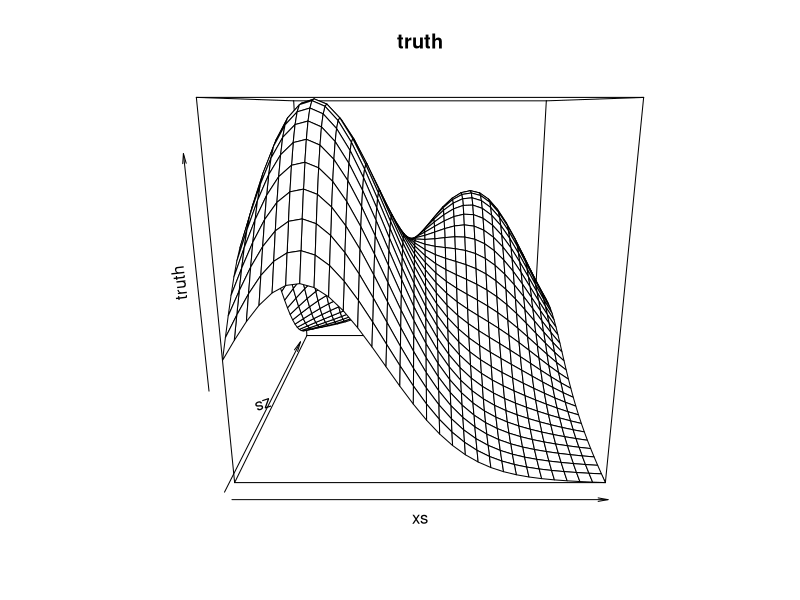
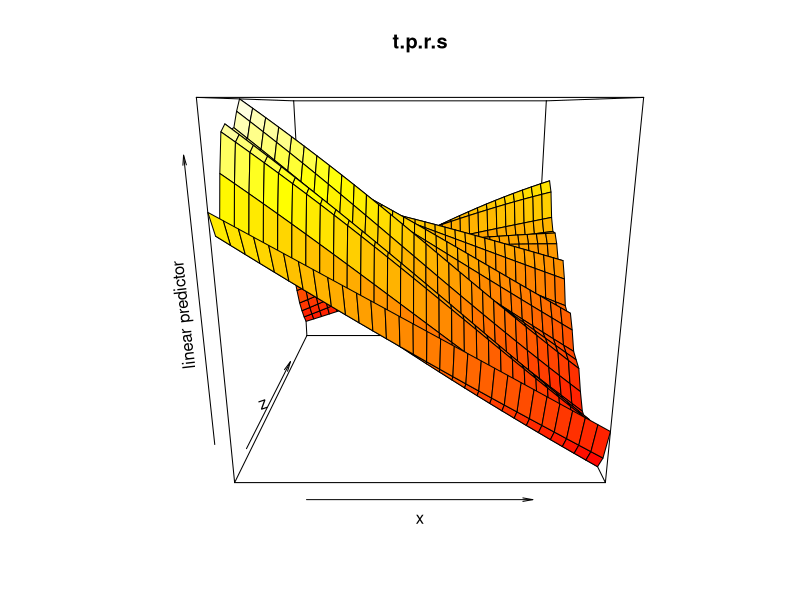
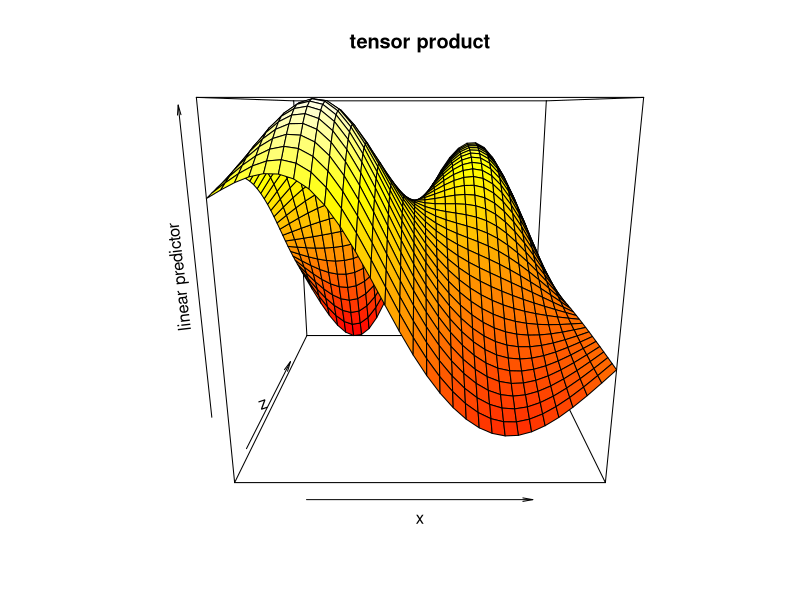
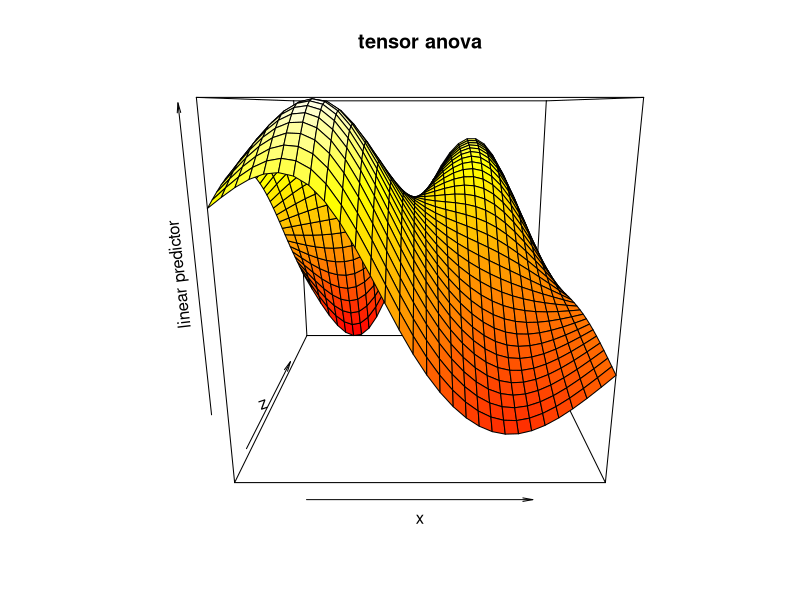
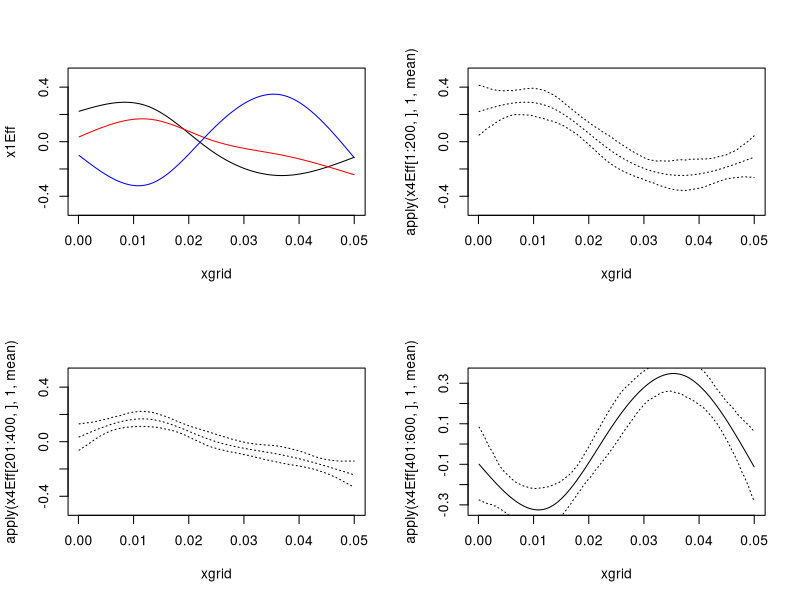

Write R code to recreate these figures, in order.
require(mgcv)
test1 <- function(x,z,sx=0.3,sz=0.4) { 
  x <- x*20
  (pi**sx*sz)*(1.2*exp(-(x-0.2)^2/sx^2-(z-0.3)^2/sz^2)+
                 0.8*exp(-(x-0.7)^2/sx^2-(z-0.8)^2/sz^2))
}
n <- 500
#old.par <- par(mfrow=c(2,2))
x <- runif(n)/20;z <- runif(n);
xs <- seq(0,1,length=30)/20;zs <- seq(0,1,length=30)
pr <- data.frame(x=rep(xs,30),z=rep(zs,rep(30,30)))
truth <- matrix(test1(pr$x,pr$z),30,30)
f <- test1(x,z)
y <- f + rnorm(n)*0.2
b1 <- gam(y~s(x,z))
persp(xs,zs,truth);title("truth")
vis.gam(b1);title("t.p.r.s")
b2 <- gam(y~te(x,z))
vis.gam(b2);title("tensor product")


b3 <- gam(y ~ ti(x) + ti(z) + ti(x,z)) ##############################
vis.gam(b3);title("tensor anova")


xgrid <- seq(min(x),max(x),len=200)
zgrid <- seq(min(z),max(z),len=3)

newd <- data.frame( expand.grid(xgrid,zgrid) )

names(newd) <- c("x","z")


pred <- predict(b3,newdata=newd,type="terms")



par(mfrow = c(2, 2))
ind <- 1:200
x1Eff <- rowSums( pred[ind, c(1,3)] )
plot(xgrid,x1Eff, type="l", ylim=c(-0.5,0.5))
ind <- 201:400
x2Eff <- rowSums( pred[ind, c(1,3)] )
lines(xgrid,x2Eff,col="red")
ind <- 401:600
x3Eff <- rowSums( pred[ind, c(1,3)] )
lines(xgrid,x3Eff,col="blue")


# with uncertainty
X <- predict(b3,newdata=newd,type="lpmatrix")


# beta uncertainty
n.sims <- 1000
b_sims <- rmvn(n.sims,coef(b3),b3$Vp)



# pick x1 "effects"
coef(b3)
coef_index <- grep("x",names(coef(b3)),fixed = T)


# compute the spline
x4Eff <- tcrossprod( X[,coef_index] , b_sims[,coef_index] )
dim(x1Eff) #600 values *1000 simulation= 600000



#

plot(xgrid, apply(x4Eff[1:200,],1,mean),type="l", lty = 3, ylim = c(-0.5,0.5))
lines(xgrid, apply(x4Eff[1:200,], 1, quantile,probs = 0.025), type = "l", lty = 3)
lines(xgrid, apply(x4Eff[1:200,], 1, quantile,probs = 0.975), type = "l", lty = 3)


plot(xgrid, apply(x4Eff[201:400,],1,mean),type="l", lty = 3, ylim = c(-0.5,0.5))
lines(xgrid, apply(x4Eff[201:400,], 1, quantile,probs = 0.025), type = "l", lty = 3)
lines(xgrid, apply(x4Eff[201:400,], 1, quantile,probs = 0.975), type = "l", lty = 3)


plot(xgrid, apply(x4Eff[401:600,],1,mean),type="l")
lines(xgrid, apply(x4Eff[401:600,], 1, quantile,probs = 0.025), type = "l", lty = 3)
lines(xgrid, apply(x4Eff[401:600,], 1, quantile,probs = 0.975), type = "l", lty = 3)

 